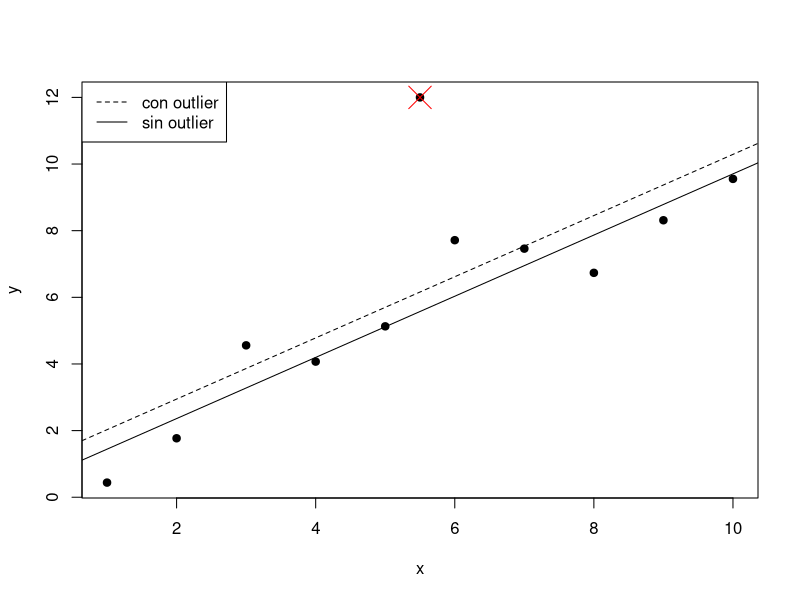
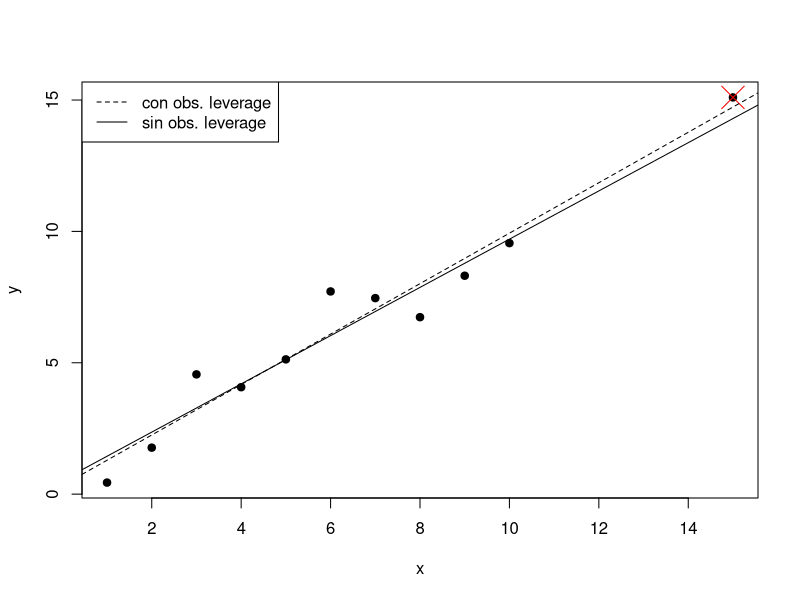
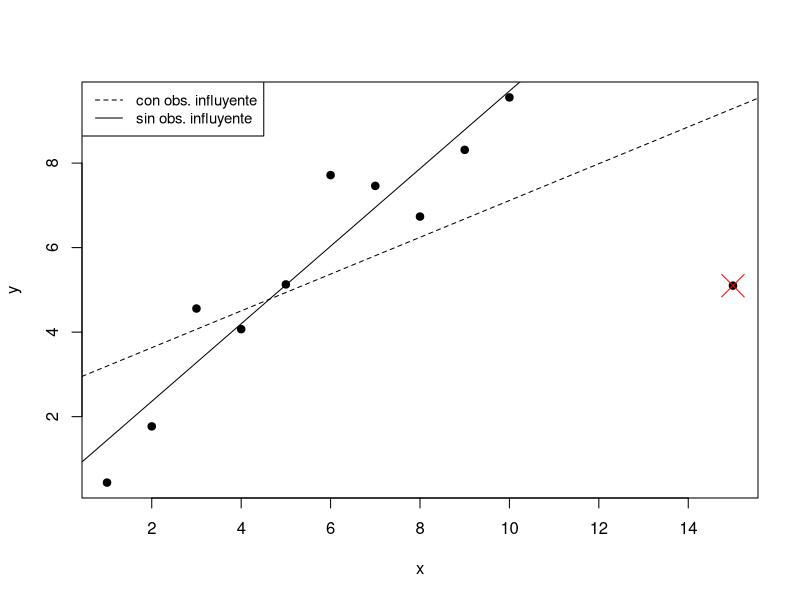

R code for these plots, in order:
# Outlier u observacion atipica: Observaciones que no se ajustan bien al
# modelo. El valor real de la variable respuesta se aleja mucho del valor
# predicho, por lo que su residuo es excesivamente grande. En una representacion
# bidimensional se corresponde con desviaciones en el eje Y.

set.seed(123)
datos <- data.frame(x = 1:10, y = 1:10 + rnorm(10))
modelo_1 <- lm(y ~ x, data = datos)

observacion <- c(5.5, 12)
modelo_2 <- lm(y ~ x, data = rbind(datos, observacion))
plot(y ~ x, data = rbind(datos, observacion), pch = 19)
points(5.5, 12, pch = 4, cex = 3, col = "red")
legend(x = "topleft", legend = c("con outlier", "sin outlier"), lty = c(2, 1))
abline(modelo_1)
abline(modelo_2, lty = 2)


# Observacion con alto leverage: Observacion con un valor extremo para alguno
# de los predictores. En una representacion bidimensional se corresponde con
# desviaciones en el eje X. Son potencialmente puntos influyentes.
observacion <- c(15, 15.1)
modelo_2 <- lm(y ~ x, data = rbind(datos, observacion))
plot(y ~ x, data = rbind(datos, observacion), pch = 19)
points(15, 15.1, pch = 4, cex = 3, col = "red")
legend(x = "topleft", legend = c("con obs. leverage", "sin obs. leverage"),
       lty = c(2, 1))
abline(modelo_1)
abline(modelo_2, lty = 2)

# Observacion influyente: Observacion que influye sustancialmente en el
# modelo, su exclusion afecta al ajuste. No todos los outliers u
# observaciones con alto leverage tienen por qué ser influyentes
observacion <- c(15, 5.1)
modelo_2 <- lm(y ~ x, data = rbind(datos, observacion))
plot(y ~ x, data = rbind(datos, observacion), pch = 19)
points(15, 5.1, pch = 4, cex = 3, col = "red")
legend(x = "topleft", legend = c("con obs. influyente","sin obs. influyente"),
       lty = c(2, 1), cex = 0.9)
abline(modelo_1)
abline(modelo_2, lty = 2)
